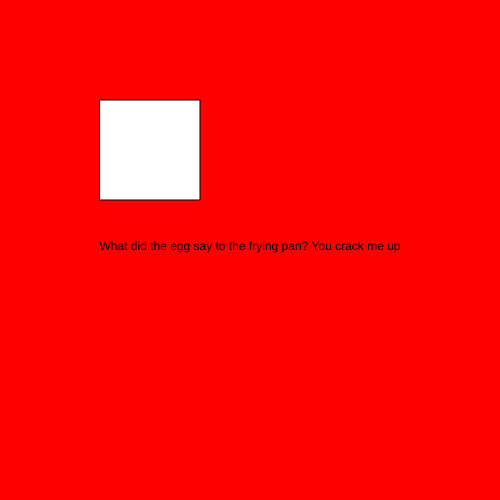
Frame 1 (no input)
Frame 60 (no input): identical to frame 1, image omitted
Frame 120 (the mouse pressed at the canvas centre since frame 60): identical to frame 1, image omitted

The p5.js sketch that drew this single still picture (run headless with seeded random() and noise() and a simulated clock; from frame 60 on, the mouse is pressed at the canvas centre):

// p5.js sketch
// ── sketch.js
let timer = 0;
let state = 0;
function setup() {
  createCanvas(500, 500);
  textAlign(CENTER);
}

function draw() {

switch(state){
  case 0:
    background("red");
    text("What did the egg say to the frying pan? You crack me up",width/2, height/2);
  break;
  case 1:
    
    background("blue");
    text("How do bulls write? With a bullpen.",width/2, height/2);
  break;
  case 2:
    background("yellow");

    text("How do you get an alien baby to sleep? You rocket",width/2, height/2);
  break;
}

rect(100,100,100,100);
}

function mouseReleased() {

if (mouseX > 100 && mouseX < 200 && mouseY > 100 && mouseY < 200){
  state++;
  if (state > 2) state = 0;
}

}
